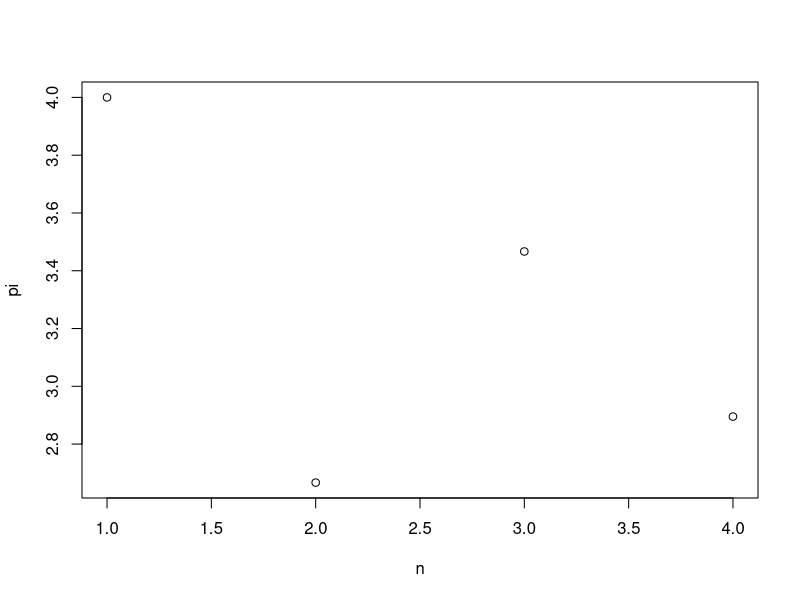

This chart was generated by the following R code:
## ---- chunk 1
outlier <- function(x){
  x<-c(0:9)
  outlier<-quantile(x, probs = seq(0.25,0.75), na.rm=FALSE, names=TRUE, type=7)
  return(outlier)
}
## ---- chunk 2
  digitToWord <- function (number,word) {
  dtw <- word[number]
  return(dtw)
}
digitToWord(c(9,8,7,6,5,4,3,2,1), c("one", "two", "three", "four", "five", "six", "seven", "eight", "nine"))
## ---- chunk 3
lettersMatch <- function(words, pattern){
  small<-c("case", "second", "third", "are")
  match<-grepl("^...$", small)
  return(match)
}
## ---- chunk 4
lettersMatch("base", 3)
## ---- chunk 5
piSeries <- function(n) {
  n <- c(1:n)
    pi <- (4 * sum( ((-1)^(n-1)) / (2*(n-1)+1)))
  return(pi) 
}
## ---- chunk 6
piSeries(123456)
## ---- chunk 7
howCloseToPi <- function(n) {
  n <- c(1:n)
  pi <- (4 * cumsum( ((-1)^(n-1)) / (2*(n-1)+1)))
  plot(n, pi)
  return(pi)
  }
## ---- chunk 8
howCloseToPi(4)
